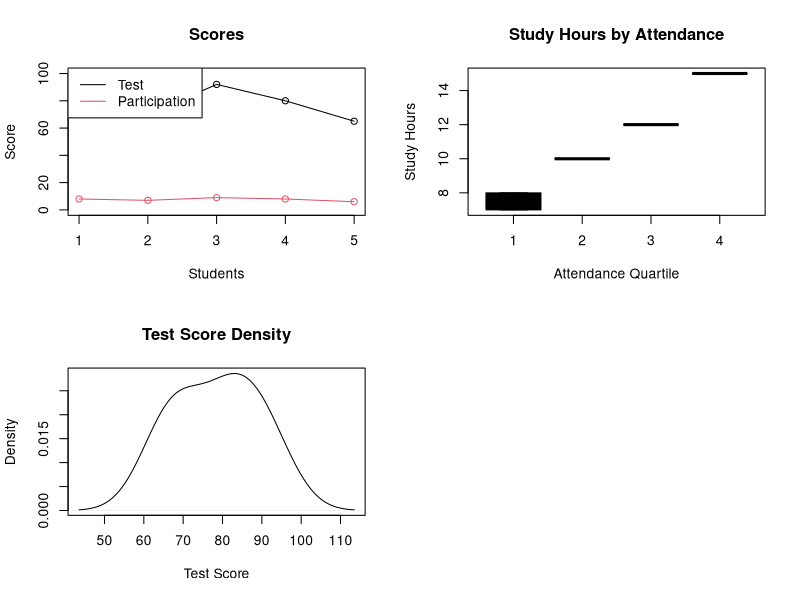

Generate this figure with R:
d<-data.frame(A=c(19,21,20,22,23),H=c(12,8,15,10,7),
              At=c(90,70,95,85,60),T=c(85,70,92,80,65),P=c(8,7,9,8,6))

par(mfrow=c(2,2))

plot(d$T,type="o",col=1,ylim=c(0,100),main="Scores",
     xlab="Students",ylab="Score")
lines(d$P,type="o",col=2)
legend("topleft",c("Test","Participation"),col=1:2,lty=1)

d$Q<-cut(d$At,quantile(d$At,c(0,.25,.5,.75,1)),
         labels=1:4,include.lowest=T)
boxplot(H~Q,d,col=1:4,main="Study Hours by Attendance",
        xlab="Attendance Quartile",ylab="Study Hours")

plot(density(d$T),main="Test Score Density",xlab="Test Score")
